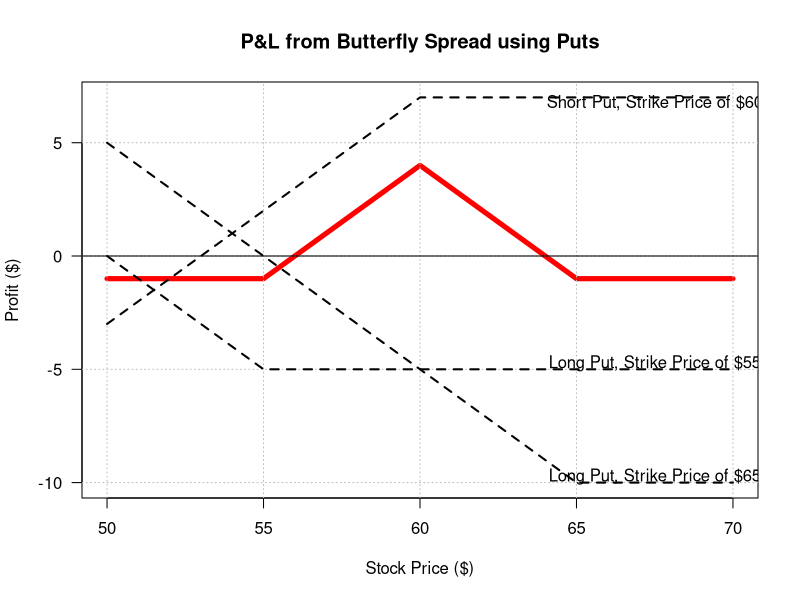

The R source for this figure:
spread.butterfly.put <- function(k1, k2, k3, c1, c2, c3){ # Butterfly of puts
  
  if (k1 >= k2 & k2 >= k3 & k1 >= k3) # Wrong Strike Prices
    
    return(message("Incorrect values for strike prices")) 
  
  # When all inputs for Strike Prices are correct:
  L1 <- rbind(cbind(seq(k1 - 5, k1 - 1, 1), 1 - seq(k2 - k1)),
              cbind(seq(k1, k3 + 5, 1), -c1)) # Long Put
    
  L2 <- rbind(cbind(seq(k1 - 5, k3 - 1, 1), c3 - seq(k3 - k1 + c3 - 5) - 4),
              cbind(seq(k3, k3 + 5, 1), -c3)) # Long Put
    
  S <- rbind(cbind(seq(k1 - 5, k2 - 1, 1), seq(k1 - 5, k2 - 1, 1) - k2 + c2),
             cbind(seq(k2, k3 + 5, 1), c2)) # Short Put
    
  g <- c("First Long Put", "Short Put", "Second Long Put", "Stock Price")
  f <- list(L1, S, L2) # Assign Column names to pay-off of Calls
  for (n in 1:3){ colnames(f[[n]]) = c(g[4], sprintf("Profit from %s",g[n]))}
    
  DF <- merge(f[[1]], f[[2]], by = g[4]) # Merge 
  DF <- merge(DF, f[[3]], by = g[4]) 
    
  DF$`Total Payoff` <- DF[,2] + 2 * DF[,3] + DF[,4] # Total Pay-off column
    
  plot(x = DF[,1], y = DF[,5], las = 1, ylab = "Profit ($)", type = "l",
       xlab = "Stock Price ($)", ylim = c(min(DF[,2:5]), max(DF[,2:5])),
       main = "P&L from Butterfly Spread using Puts", lwd = 5, col = "red")
    
  grid(nx = NULL, ny = NULL, col = "grey", lty = 3) # Grid
    
  abline(h = 0) # Break Even line
    
  for (n in 2:4){ lines(x = DF[,1], y = DF[,n], lwd = 2, lty = 2) }
    
  text(x = k3 + 2.5, y = c2 - 0.25,
       sprintf("Short Put, Strike Price of $%s", k2)) # Short Put
  text(x = k3 + 2.5, y = 0.25 - c1,
       sprintf("Long Put, Strike Price of $%s", k1)) # First Long Put
  text(x = k3 + 2.5, y = 0.25 - c3,
       sprintf("Long Put, Strike Price of $%s", k3)) # Second Long Put
    
  DF # Display data frame of pay-offs
}
spread.butterfly.put(55, 60, 65, 5, 7, 10) # Test
